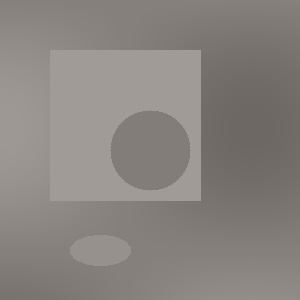
#> input picture 02-Resim-Isleme/08-alistirmalar/test-resimleri/dusuk_kontrast.jpg, 300 x 300 px, given in place of the camera
$ python cozum-1.py
#> lines starting #> are read from the running program, lines starting #| are printed output that depends on the picture; after the words box and inside, x2 and y2 are one past the last pixel; in counts of white or black regions, pixels touching at a corner belong together
#!/usr/bin/env python3
# -*- coding: utf-8 -*-
"""
🔍 Alıştırma 1 Çözümü: Hibrit Tespit Sistemi
===========================================

Bu çözüm farklı nesne tespit yöntemlerini birleştiren
kapsamlı bir hibrit sistem örneğidir.

Yazan: Eren Terzi
Tarih: 2024
"""

import cv2
import numpy as np
import time
import json
from collections import defaultdict, deque
from datetime import datetime

class FaceDetector:
    """Yüz tespit sınıfı"""

    def __init__(self):
        try:
            # Haar cascade yükle
            cascade_path = cv2.data.haarcascades + 'haarcascade_frontalface_default.xml'
            self.face_cascade = cv2.CascadeClassifier(cascade_path)
            self.available = True
        except:
            self.available = False
            print("⚠️ Face detector yüklenemedi")

    def detect(self, frame):
        """Yüz tespiti yap"""
        if not self.available:
            return []

        gray = cv2.cvtColor(frame, cv2.COLOR_BGR2GRAY)
        faces = self.face_cascade.detectMultiScale(gray, 1.1, 5, minSize=(30, 30))

        results = []
        for i, (x, y, w, h) in enumerate(faces):
            results.append({
                'type': 'face',
                'id': f'face_{i}',
                'bbox': (x, y, w, h),
                'center': (x + w//2, y + h//2),
                'confidence': 0.8,
                'area': w * h
            })

        return results

class ShapeDetector:
    """Şekil tespit sınıfı"""

    def __init__(self):
        self.min_area = 500
        self.available = True

    def detect(self, frame):
        """Şekil tespiti yap"""
        if not self.available:
            return []

        gray = cv2.cvtColor(frame, cv2.COLOR_BGR2GRAY)
        blurred = cv2.GaussianBlur(gray, (5, 5), 0)

        # Threshold
        _, thresh = cv2.threshold(blurred, 0, 255, cv2.THRESH_BINARY + cv2.THRESH_OTSU)

        # Contour detection
        contours, _ = cv2.findContours(thresh, cv2.RETR_EXTERNAL, cv2.CHAIN_APPROX_SIMPLE)

        results = []
        for i, contour in enumerate(contours):
            area = cv2.contourArea(contour)
            if area < self.min_area:
                continue

            # Approximate contour
            epsilon = 0.04 * cv2.arcLength(contour, True)
            approx = cv2.approxPolyDP(contour, epsilon, True)

            # Bounding rectangle
            x, y, w, h = cv2.boundingRect(approx)

            # Shape classification
            vertices = len(approx)
            if vertices == 3:
                shape_name = "triangle"
            elif vertices == 4:
                aspect_ratio = w / h if h > 0 else 0
                if 0.85 <= aspect_ratio <= 1.15:
                    shape_name = "square"
                else:
                    shape_name = "rectangle"
            elif vertices > 6:
                # Check if circular
                perimeter = cv2.arcLength(contour, True)
                circularity = 4 * np.pi * area / (perimeter * perimeter) if perimeter > 0 else 0
                if circularity > 0.7:
                    shape_name = "circle"
                else:
                    shape_name = f"polygon_{vertices}"
            else:
                shape_name = f"polygon_{vertices}"

            results.append({
                'type': 'shape',
                'id': f'shape_{i}',
                'shape': shape_name,
                'bbox': (x, y, w, h),
                'center': (x + w//2, y + h//2),
                'confidence': 0.7,
                'area': area,
                'vertices': vertices
            })

        return results

class ColorDetector:
    """Renk tabanlı tespit sınıfı"""

    def __init__(self):
        # HSV renk aralıkları
        self.color_ranges = {
            'red': ([0, 50, 50], [10, 255, 255]),
            'red2': ([170, 50, 50], [180, 255, 255]),
            'green': ([40, 50, 50], [80, 255, 255]),
            'blue': ([100, 50, 50], [130, 255, 255]),
            'yellow': ([20, 50, 50], [40, 255, 255])
        }
        self.min_area = 500
        self.available = True

    def detect(self, frame):
        """Renk tabanlı tespit yap"""
        if not self.available:
            return []

        hsv = cv2.cvtColor(frame, cv2.COLOR_BGR2HSV)
        results = []

        for color_name, (lower, upper) in self.color_ranges.items():
            if color_name == 'red2':  # Skip duplicate red
                continue

            # Renk maskesi
            mask = cv2.inRange(hsv, np.array(lower), np.array(upper))

            # Kırmızı için özel durum
            if color_name == 'red':
                lower2, upper2 = self.color_ranges['red2']
                mask2 = cv2.inRange(hsv, np.array(lower2), np.array(upper2))
                mask = cv2.bitwise_or(mask, mask2)

            # Morfolojik işlemler
            kernel = cv2.getStructuringElement(cv2.MORPH_ELLIPSE, (5, 5))
            mask = cv2.morphologyEx(mask, cv2.MORPH_OPEN, kernel)
            mask = cv2.morphologyEx(mask, cv2.MORPH_CLOSE, kernel)

            # Contour bulma
            contours, _ = cv2.findContours(mask, cv2.RETR_EXTERNAL, cv2.CHAIN_APPROX_SIMPLE)

            for i, contour in enumerate(contours):
                area = cv2.contourArea(contour)
                if area < self.min_area:
                    continue

                x, y, w, h = cv2.boundingRect(contour)

                results.append({
                    'type': 'color',
                    'id': f'color_{color_name}_{i}',
                    'color': color_name,
                    'bbox': (x, y, w, h),
                    'center': (x + w//2, y + h//2),
                    'confidence': 0.6,
                    'area': area
                })

        return results

class QRDetector:
    """QR kod tespit sınıfı"""

    def __init__(self):
        self.qr_detector = cv2.QRCodeDetector()
        self.available = True

    def detect(self, frame):
        """QR kod tespiti yap"""
        if not self.available:
            return []

        try:
            data, bbox, _ = self.qr_detector.detectAndDecode(frame)

            if data and bbox is not None:
                bbox = bbox.astype(int)

                # Bounding rectangle hesapla
                x_min, y_min = np.min(bbox, axis=0)
                x_max, y_max = np.max(bbox, axis=0)

                return [{
                    'type': 'qr',
                    'id': 'qr_0',
                    'data': data,
                    'bbox': (x_min, y_min, x_max - x_min, y_max - y_min),
                    'center': ((x_min + x_max)//2, (y_min + y_max)//2),
                    'confidence': 1.0,
                    'area': (x_max - x_min) * (y_max - y_min)
                }]
        except:
            pass

        return []

class HybridDetectionSystem:
    """Hibrit tespit sistemi ana sınıfı"""

    def __init__(self):
        # Detection modülleri
        self.detectors = {
            'face': FaceDetector(),
            'shape': ShapeDetector(),
            'color': ColorDetector(),
            'qr': QRDetector()
        }

        # Detection modları
        self.modes = {
            'ALL': ['face', 'shape', 'color', 'qr'],
            'SELECTIVE': [],
            'PERFORMANCE': ['face', 'color'],  # Hızlı modlar
            'ACCURACY': ['face', 'qr']         # Doğru modlar
        }

        self.current_mode = 'ALL'
        self.active_detectors = self.modes[self.current_mode].copy()

        # İstatistikler
        self.stats = {
            'total_frames': 0,
            'successful_frames': 0,
            'detection_counts': defaultdict(int),
            'processing_times': defaultdict(list),
            'start_time': time.time()
        }

        # Detection geçmişi
        self.detection_history = deque(maxlen=1000)

        # Renk kodlaması
        self.detection_colors = {
            'face': (0, 255, 0),      # Green
            'shape': (255, 0, 0),     # Blue
            'color': (0, 0, 255),     # Red
            'qr': (255, 255, 0)       # Cyan
        }

        # UI state
        self.show_statistics = True
        self.paused = False

    # [23 lines left out: functions set_mode, toggle_detector, not called in this run]

    def detect_all(self, frame):
        """Tüm aktif detector'ları çalıştır"""
        if self.paused:
            return {}

        all_results = {}
        self.stats['total_frames'] += 1

        for detector_name in self.active_detectors:
            if detector_name not in self.detectors:
                continue

            detector = self.detectors[detector_name]
            if not detector.available:
                continue

            start_time = time.time()

            try:
                results = detector.detect(frame)
                detection_time = (time.time() - start_time) * 1000

                all_results[detector_name] = results
                self.stats['detection_counts'][detector_name] += len(results)
                self.stats['processing_times'][detector_name].append(detection_time)

                # Processing time listesini sınırla
                if len(self.stats['processing_times'][detector_name]) > 50:
                    self.stats['processing_times'][detector_name] = self.stats['processing_times'][detector_name][-50:]

            except Exception as e:
                print(f"⚠️ {detector_name} detector hatası: {e}")
                all_results[detector_name] = []

        # Detection history'ye ekle
        if any(len(results) > 0 for results in all_results.values()):
            self.stats['successful_frames'] += 1

            self.detection_history.append({
                'timestamp': time.time(),
                'results': all_results,
                'frame_count': self.stats['total_frames']
            })

        return all_results

    def draw_results(self, frame, results):
        """Tespit sonuçlarını çiz"""
        output_frame = frame.copy()

        for detector_name, detections in results.items():
            color = self.detection_colors.get(detector_name, (255, 255, 255))

            for detection in detections:
                bbox = detection['bbox']
                center = detection['center']
                detection_type = detection['type']
                confidence = detection.get('confidence', 0.0)

                x, y, w, h = bbox

                # Bounding box
                cv2.rectangle(output_frame, (x, y), (x + w, y + h), color, 2)

                # Center point
                cv2.circle(output_frame, center, 5, color, -1)

                # Label
                label_parts = [detection_type]

                if 'shape' in detection:
                    label_parts.append(detection['shape'])
                elif 'color' in detection:
                    label_parts.append(detection['color'])
                elif 'data' in detection:
                    label_parts.append(detection['data'][:10] + "...")

                if confidence > 0:
                    label_parts.append(f"{confidence:.2f}")

                label = " ".join(label_parts)

                # Label background
                label_size = cv2.getTextSize(label, cv2.FONT_HERSHEY_SIMPLEX, 0.5, 2)[0]
                cv2.rectangle(output_frame, (x, y - 25), (x + label_size[0] + 10, y), color, -1)

                # Label text
                cv2.putText(output_frame, label, (x + 5, y - 5),
                           cv2.FONT_HERSHEY_SIMPLEX, 0.5, (255, 255, 255), 2)

        return output_frame

    def draw_ui(self, frame):
        """UI bilgilerini çiz"""
        if not self.show_statistics:
            return frame

        h, w = frame.shape[:2]

        # Ana bilgi paneli
        cv2.putText(frame, f"Mode: {self.current_mode}", (10, 30),
                   cv2.FONT_HERSHEY_SIMPLEX, 0.7, (0, 255, 255), 2)

        # Aktif detector'lar
        active_text = f"Active: {', '.join(self.active_detectors)}"
        cv2.putText(frame, active_text, (10, 60),
                   cv2.FONT_HERSHEY_SIMPLEX, 0.6, (255, 255, 255), 2)

        # İstatistikler
        total_detections = sum(self.stats['detection_counts'].values())
        cv2.putText(frame, f"Total Detections: {total_detections}", (10, 90),
                   cv2.FONT_HERSHEY_SIMPLEX, 0.6, (0, 255, 0), 2)

        success_rate = 0
        if self.stats['total_frames'] > 0:
            success_rate = self.stats['successful_frames'] / self.stats['total_frames'] * 100
        cv2.putText(frame, f"Success Rate: {success_rate:.1f}%", (10, 120),
                   cv2.FONT_HERSHEY_SIMPLEX, 0.6, (0, 255, 0), 2)

        # Performance bilgileri
        y_offset = 150
        for detector_name, times in self.stats['processing_times'].items():
            if times and detector_name in self.active_detectors:
                avg_time = sum(times) / len(times)
                count = self.stats['detection_counts'][detector_name]
                color = self.detection_colors.get(detector_name, (255, 255, 255))

                cv2.putText(frame, f"{detector_name}: {avg_time:.1f}ms ({count})",
                           (10, y_offset), cv2.FONT_HERSHEY_SIMPLEX, 0.5, color, 2)
                y_offset += 25

        # Kontrol bilgileri
        control_y = h - 120
        cv2.putText(frame, "Controls:", (10, control_y),
                   cv2.FONT_HERSHEY_SIMPLEX, 0.5, (255, 255, 0), 2)
        cv2.putText(frame, "1-4: Toggle detectors", (10, control_y + 20),
                   cv2.FONT_HERSHEY_SIMPLEX, 0.4, (255, 255, 255), 1)
        cv2.putText(frame, "m: Mode, s: Stats, e: Export", (10, control_y + 40),
                   cv2.FONT_HERSHEY_SIMPLEX, 0.4, (255, 255, 255), 1)
        cv2.putText(frame, "SPACE: Pause, ESC: Exit", (10, control_y + 60),
                   cv2.FONT_HERSHEY_SIMPLEX, 0.4, (255, 255, 255), 1)

        # Pause indicator
        if self.paused:
            cv2.putText(frame, "PAUSED", (w//2 - 50, h//2),
                       cv2.FONT_HERSHEY_SIMPLEX, 2.0, (0, 0, 255), 3)

        return frame

    def export_results(self, filename=None):
        """Sonuçları JSON olarak dışa aktar"""
        if filename is None:
            timestamp = datetime.now().strftime("%Y%m%d_%H%M%S")
            filename = f"hybrid_detection_results_{timestamp}.json"

        # İstatistik özeti
        runtime = time.time() - self.stats['start_time']
        avg_processing_times = {}

        for detector_name, times in self.stats['processing_times'].items():
            if times:
                avg_processing_times[detector_name] = {
                    'avg_ms': sum(times) / len(times),
                    'min_ms': min(times),
                    'max_ms': max(times)
                }

        export_data = {
            'session_info': {
                'timestamp': datetime.now().isoformat(),
                'runtime_seconds': runtime,
                'mode': self.current_mode,
                'active_detectors': self.active_detectors
            },
            'statistics': {
                'total_frames': self.stats['total_frames'],
                'successful_frames': self.stats['successful_frames'],
                'success_rate': self.stats['successful_frames'] / max(1, self.stats['total_frames']),
                'detection_counts': dict(self.stats['detection_counts']),
                'avg_processing_times': avg_processing_times
            },
            'detection_history': list(self.detection_history)[-100:]  # Son 100 detection
        }

        try:
            with open(filename, 'w', encoding='utf-8') as f:
                json.dump(export_data, f, indent=2, ensure_ascii=False)
            print(f"✅ Sonuçlar dışa aktarıldı: {filename}")
            return True
        except Exception as e:
            print(f"❌ Dışa aktarma hatası: {e}")
            return False

    # [11 lines left out: function reset_statistics, not called in this run]

def main():
    """Ana program"""
    print("🔍 Hibrit Tespit Sistemi")
    print("=" * 30)

    # Sistem başlat
    system = HybridDetectionSystem()

    # Webcam başlat
    cap = cv2.VideoCapture(0)
    if not cap.isOpened():
        print("❌ Webcam açılamadı!")
        return

    print("📱 Sistem başlatıldı!")
    print("Kontroller:")
    print("  1-4: Detection modüllerini aç/kapat")
    print("  m: Mode değiştir (ALL/SELECTIVE/PERFORMANCE/ACCURACY)")
    print("  s: İstatistikleri göster/gizle")
    print("  e: Sonuçları dışa aktar")
    print("  r: İstatistikleri sıfırla")
    print("  SPACE: Duraklat/Devam et")
    print("  ESC: Çıkış")

    # Ana döngü
    while True:
        ret, frame = cap.read()
#> frame is the input picture: shape (300, 300, 3); mean B, G, R 127.6, 131.6, 136.6
        if not ret:
            print("❌ Frame okunamadı!")
            break

        # Tespitleri yap
        results = system.detect_all(frame)
#> the loop in detect_all, `for detector_name in self.active_detectors:` made 4 passes
#> pass 2, in detect, `_, thresh = cv2.threshold(blurred, 0, 255, cv2.THRESH_BINARY + cv2.THR..`:
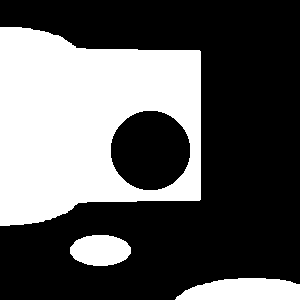
#> thresh: shape (300, 300); 35.7% white; 3 white regions, box (x1, y1, x2, y2) and area: (0, 27, 201, 226) 28404, (175, 278, 300, 300) 2240, (70, 235, 131, 266) 1499
#> after the loop in detect_all, `for detector_name in self.active_detectors:`: all_results = 4 items; self.stats = 5 items
#> results = 4 items

        # Sonuçları çiz
        display_frame = system.draw_results(frame, results)
#> the loop in draw_results, `for detector_name, detections in results.items():` made 4 passes
#> (detector_name, color) on passes 1 to 4: ('face', (0, 255, 0)), ('shape', (255, 0, 0)), ('color', (0, 0, 255)), ('qr', (255, 255, 0))
#> after the loop in draw_results, `for detector_name, detections in results.items():`:
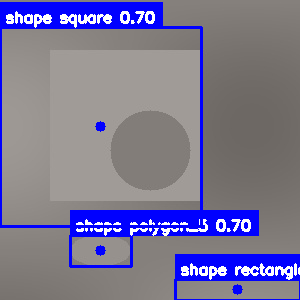
#> output_frame: shape (300, 300, 3); 16.47% of pixels changed, all inside (x1, y1, x2, y2) = (0, 2, 300, 300)
        display_frame = system.draw_ui(display_frame)
#> in draw_ui, `total_detections = sum(self.stats['detection_counts'].values())`: total_detections = 3
#> in draw_ui, `success_rate = self.stats['successful_frames'] / self.stats['total_fra..`: success_rate = 100
#> in draw_ui, `cv2.putText(frame, f"Success Rate: {success_rate:.1f}%", (10, 120), cv..`:
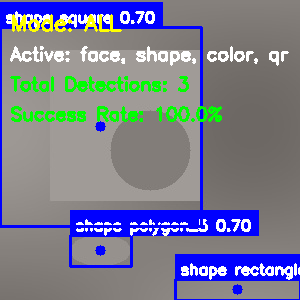
#> frame: shape (300, 300, 3); mean B, G, R 145, 124.5, 120.9
#> the loop in draw_ui, `for detector_name, times in self.stats['processing_times'].items():` made 4 passes
#> (detector_name, times, avg_time, count, color, y_offset) on passes 1 to 4: ('face', [15.13], 15.13, 0, (0, 255, 0), 175), ('shape', [7.31], 7.31, 3, (255, 0, 0), 200), ('color', [5.28], 5.28, 0, (0, 0, 255), 225), ('qr', [8.55], 8.55, 0, (255, 255, 0), 250)
#> after the loop in draw_ui, `for detector_name, times in self.stats['processing_times'].items():`:
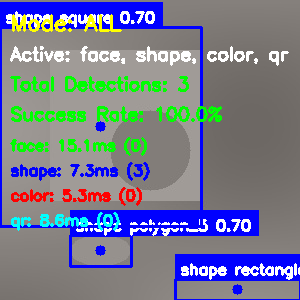
#> frame: shape (300, 300, 3); 3.54% of pixels changed, all inside (x1, y1, x2, y2) = (10, 137, 150, 231)
#> after the loop in draw_ui, `for detector_name, times in self.stats['processing_times'].items():`: y_offset = 250
#> in draw_ui, `cv2.putText(frame, "SPACE: Pause, ESC: Exit", (10, control_y + 60), cv..`:
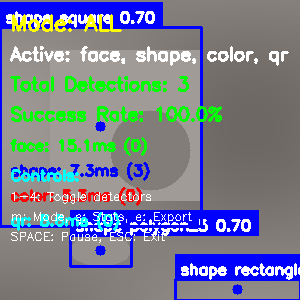
#> frame: shape (300, 300, 3); mean B, G, R 145.3, 126.7, 119.4

        # Göster
        cv2.imshow('Hybrid Detection System', display_frame)

        # Klavye kontrolü
        key = cv2.waitKey(1) & 0xFF
#> (key e is pressed here)

        if key == 27:  # ESC
            break
        elif key == ord('1'):
            system.toggle_detector('face')
            print(f"🔄 Face detector: {'ON' if 'face' in system.active_detectors else 'OFF'}")
        elif key == ord('2'):
            system.toggle_detector('shape')
            print(f"🔄 Shape detector: {'ON' if 'shape' in system.active_detectors else 'OFF'}")
        elif key == ord('3'):
            system.toggle_detector('color')
            print(f"🔄 Color detector: {'ON' if 'color' in system.active_detectors else 'OFF'}")
        elif key == ord('4'):
            system.toggle_detector('qr')
            print(f"🔄 QR detector: {'ON' if 'qr' in system.active_detectors else 'OFF'}")
        elif key == ord('m'):
            # Mode cycling
            modes = ['ALL', 'SELECTIVE', 'PERFORMANCE', 'ACCURACY']
            current_idx = modes.index(system.current_mode)
            next_mode = modes[(current_idx + 1) % len(modes)]
            system.set_mode(next_mode)
            print(f"🔄 Mode: {next_mode}")
        elif key == ord('s'):
            system.show_statistics = not system.show_statistics
            print(f"🔄 Statistics: {'ON' if system.show_statistics else 'OFF'}")
        elif key == ord('e'):
            system.export_results()
#> the loop in export_results, `for detector_name, times in self.stats['processing_times'].items():` made 4 passes
#> (detector_name, times) on passes 1 to 4: ('face', [15.13]), ('shape', [7.31]), ('color', [5.28]), ('qr', [8.55])
#> after the loop in export_results, `for detector_name, times in self.stats['processing_times'].items():`: avg_processing_times = 4 items
        elif key == ord('r'):
            system.reset_statistics()
        elif key == ord(' '):  # SPACE
            system.paused = not system.paused
            print(f"🔄 {'PAUSED' if system.paused else 'RESUMED'}")

    # Temizlik
    cap.release()
    cv2.destroyAllWindows()

    # Final export
    print("\n📊 Final İstatistikler:")
    runtime = time.time() - system.stats['start_time']
    print(f"Çalışma süresi: {runtime:.1f} saniye")
#| Çalışma süresi: 0.2 saniye
    print(f"Toplam frame: {system.stats['total_frames']}")
#| Toplam frame: 2
    print(f"Başarılı frame: {system.stats['successful_frames']}")
#| Başarılı frame: 2

    if system.stats['total_frames'] > 0:
        success_rate = system.stats['successful_frames'] / system.stats['total_frames'] * 100
#> success_rate = 100
        print(f"Başarı oranı: {success_rate:.1f}%")
#| Başarı oranı: 100.0%

    print(f"Toplam tespit: {sum(system.stats['detection_counts'].values())}")
#| Toplam tespit: 6

    # Otomatik export
    if system.detection_history:
        system.export_results()
#> the loop in export_results (call 2), `for detector_name, times in self.stats['processing_times'].items():` made 4 passes
#> (detector_name, times) on passes 1 to 4: ('face', [15.13, 9.45]), ('shape', [7.31, 0.5]), ('color', [5.28, 2.68]), ('qr', [8.55, 7.66])

    print("👋 Sistem kapatıldı.")

if __name__ == "__main__":
    main()

# 📝 ÇÖZÜM NOTLARI:
# 1. Modular tasarım - her detector ayrı sınıf
# 2. Mode-based operation - farklı kullanım senaryoları
# 3. Performance monitoring - detaylı istatistikler
# 4. Error handling - robust system design
# 5. Export functionality - veri analizi için JSON export
